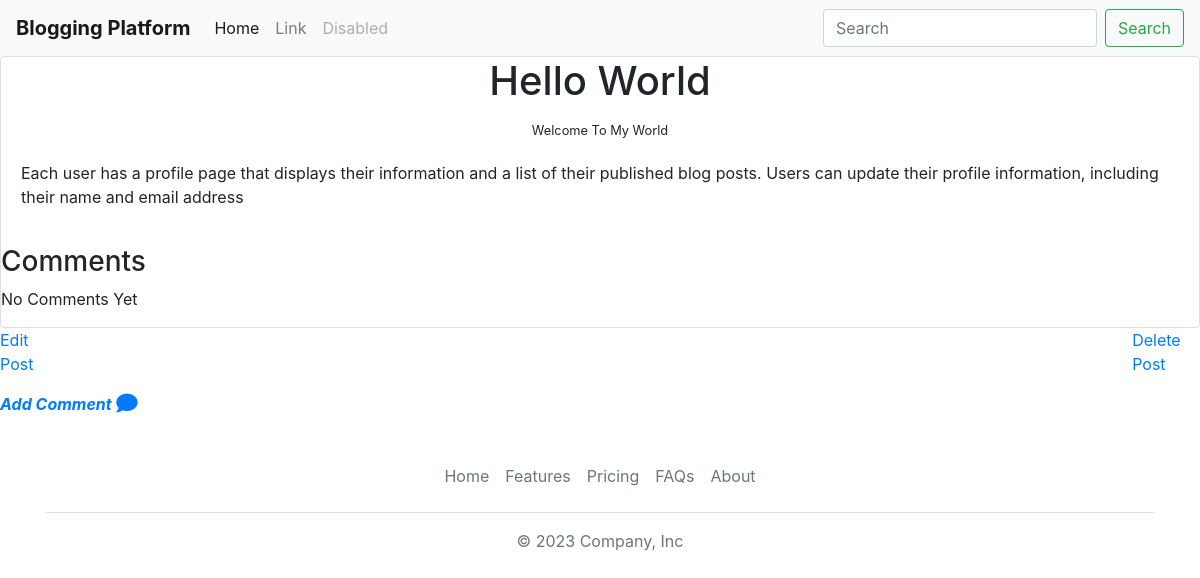
The page /post-details/14 on the database its author committed.
### blogs/models.py (models this page shows)
class BlogPost(models.Model):
    title = models.CharField(max_length=255)
    description = models.TextField()
    body = models.TextField()
    categories = models.ManyToManyField(Category)
    tags = models.ManyToManyField(Tag)
    author = models.ForeignKey(User, on_delete=models.CASCADE) #this needs to be fixed
    created_at = models.DateTimeField(auto_now_add=True)
    updated_at = models.DateTimeField(auto_now=True)
    def __str__(self):
        return self.title

### blogs/views.py (the view)
# urls.py: path('post-details/<int:post_id>',viewpost,name='post_detail'),
def viewpost(request,post_id):
    post = get_object_or_404(BlogPost, pk=post_id)
    print("post",post)
    comments = Comment.objects.filter(blog_post=post.id).values()
    print("comments",comments)
    return render(request, 'viewpost.html',{ 'post': post,'comments':comments})

### templates/viewpost.html
{% extends 'base.html' %}
{% load static %}
{% block content %}
<div class="card">
    <center>
    <h1 class="card-title">{{post.title}}</h1>
    <small>{{post.description}}</small></center>
    <div class="card-body">
        <p>{{post.body}}</p>
    </div>
    <h3>Comments</h3>
    {% for comment in comments %}
    <p>{{comment.comment_text}}</p>
    {% empty %}
    <p>No Comments Yet</p>
    {% endfor %}
</div>
<span class="d-flex "><a href = "{% url 'edit_blog_post' post.id %}"><p>Edit Post</p></a> <a style ='margin-left:90%' href = "{% url 'delete_blog_post' post.id %}"><p>Delete Post</p></a></span>
<p><a href="{% url 'add_comment' post.id %}"><i><b>Add Comment</b></i> <i class="fa fa-comment fa-lg"></i></a></p>
{% endblock content %}

### rows shown on the page
BlogPost: title "Hello World", description "Welcome To My World", body "Each user has a profile page that displays their information and a list of their published blog posts. Users can update their profile information, including their name and email address"
